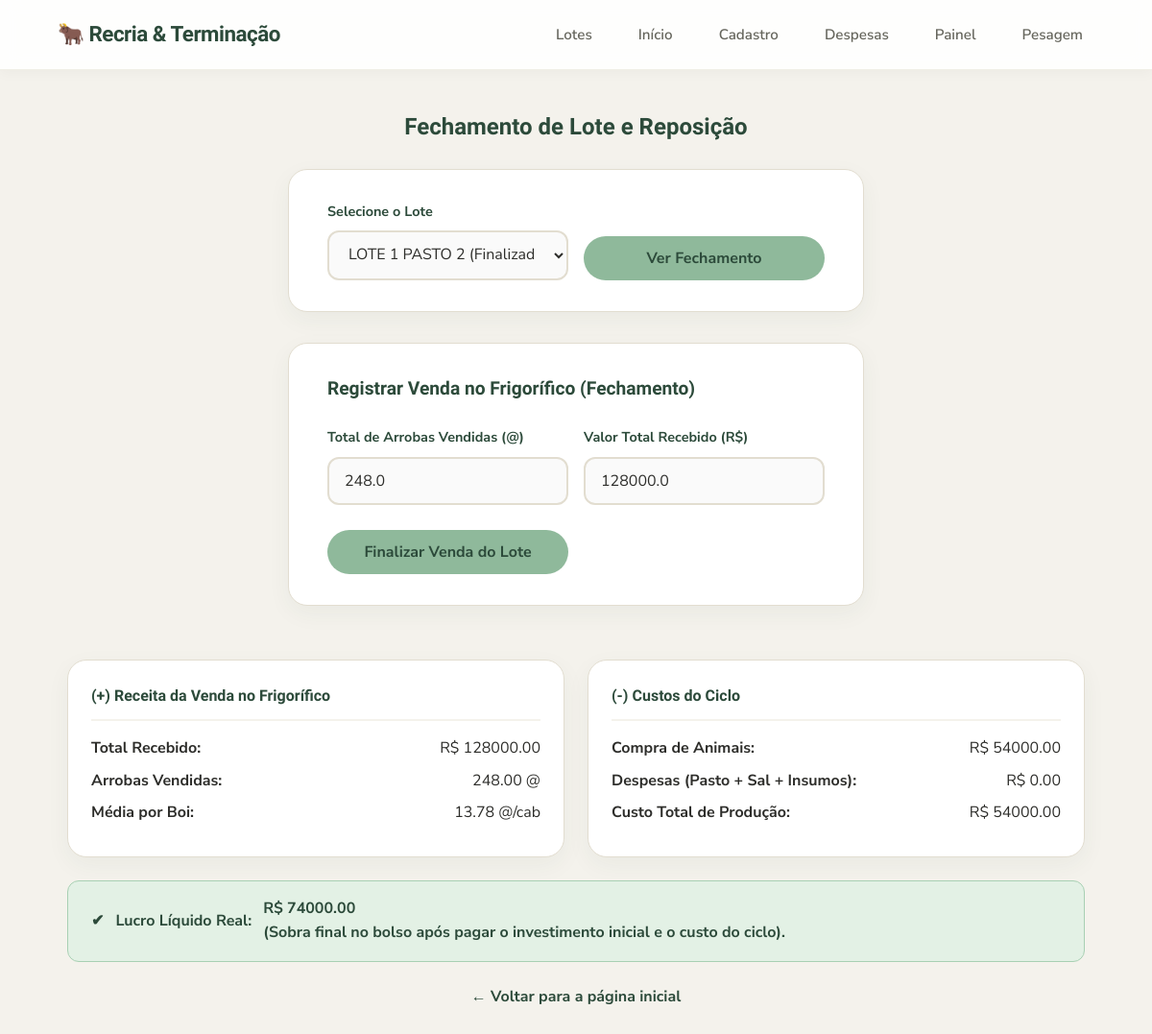
The page /painel?lote_id=1 on the database as committed earlier.
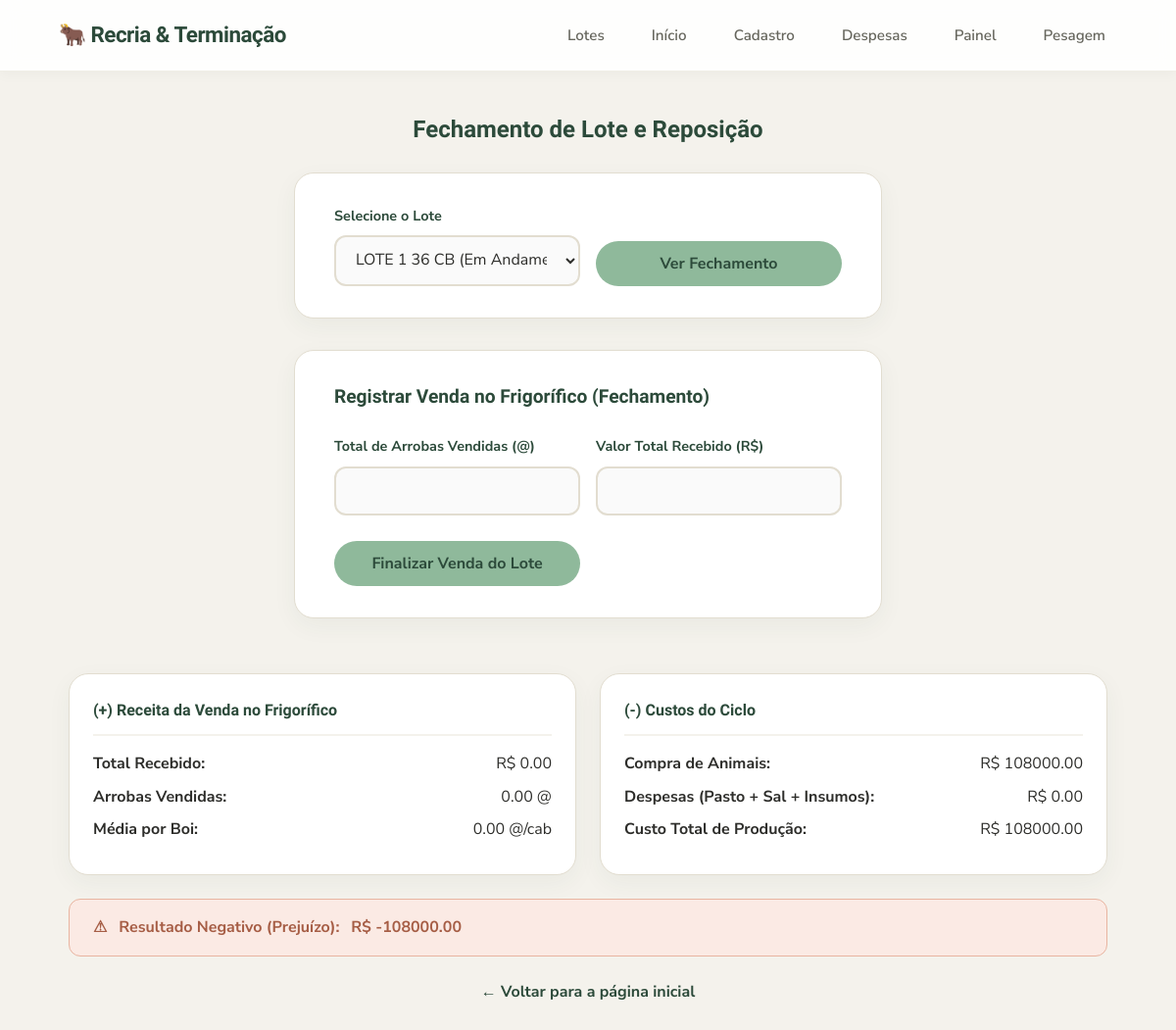
The same page on the database as committed later.
### tables this page shows
CREATE TABLE lotes (
            id INTEGER PRIMARY KEY AUTOINCREMENT,
            identificacao TEXT NOT NULL,
            fase_atual TEXT NOT NULL,
            categoria_animal TEXT,
            data_inicio TEXT,
            qtd_cabecas INTEGER,
            custo_bezerro_unitario REAL,
            custo_total_compra REAL,
            valor_venda_total REAL,
            total_arrobas_vendidas REAL,
            status TEXT DEFAULT 'Em Andamento'
        );

### app.py (the view)
@app.route('/painel')
def painel():
    conexao = conectar()
    lista_lotes = conexao.execute('SELECT * FROM lotes').fetchall()
    lote_id = request.args.get('lote_id', type=int)
    lote_selecionado = None
    custo_despesas = 0
    balanco_final = None
    if lote_id:
        lote_selecionado = conexao.execute(
            'SELECT * FROM lotes WHERE id = ?', (lote_id,)
        ).fetchone()
        custo_despesas = conexao.execute(
            'SELECT COALESCE(SUM(valor), 0) as total FROM despesas WHERE lote_id = ?',
            (lote_id,)
        ).fetchone()['total']
        if lote_selecionado:
            receita_venda = lote_selecionado['valor_venda_total'] or 0.0
            custo_total_operacao = lote_selecionado['custo_total_compra'] + custo_despesas
            sobra_liquida = receita_venda - custo_total_operacao
            balanco_final = {
                'custo_compra_bezerros': lote_selecionado['custo_total_compra'],
                'custo_despesas': custo_despesas,
                'custo_total_operacao': custo_total_operacao,
                'receita_venda': receita_venda,
                'sobra_liquida': sobra_liquida
            }
    conexao.close()
    return render_template(
        'painel.html',
        lotes=lista_lotes,
        lote_selecionado=lote_selecionado,
        balanco=balanco_final
    )

### config_banco.py (called while the page is built)
def conectar():
    conexao = sqlite3.connect('dados.db')
    conexao.row_factory = sqlite3.Row
    return conexao

### templates/painel.html (shortened to what this page needs)
{% extends "base.html" %}
{% block conteudo %}
<h2>Fechamento de Lote e Reposição</h2>
<form action="{{ url_for('painel') }}" method="GET" class="form-caixa form-linha">
    <div class="campo">
        <label for="lote_id">Selecione o Lote</label>
        <select name="lote_id" id="lote_id" required>
            {% for lote in lotes %}
            <option value="{{ lote.id }}" {% if lote_selecionado and lote.id == lote_selecionado.id %}selected{% endif %}>
                {{ lote.identificacao }} ({{ lote.status }})
            </option>
            {% endfor %}
        </select>
    </div>
    <button type="submit">Ver Fechamento</button>
</form>
{% if lote_selecionado %}
    <div class="form-caixa">
        <h3>Registrar Venda no Frigorífico (Fechamento)</h3>
        <form action="{{ url_for('registrar_venda') }}" method="POST" class="form-linha">
            <div class="campo">
                <label>Total de Arrobas Vendidas (@)</label>
                <input type="number" step="0.01" name="total_arrobas_vendidas" value="{{ lote_selecionado.total_arrobas_vendidas or '' }}" required>
            </div>
            <div class="campo">
                <label>Valor Total Recebido (R$)</label>
                <input type="number" step="0.01" name="valor_venda_total" value="{{ lote_selecionado.valor_venda_total or '' }}" required>
            </div>
            <button type="submit">Finalizar Venda do Lote</button>
        </form>
    </div>
    {% if balanco %}
    <div class="painel-comparativo">
        <div class="card">
            <h4>(+) Receita da Venda no Frigorífico</h4>
            <p><strong>Total Recebido:</strong> <span>R$ {{ "%.2f"|format(balanco.receita_venda or 0) }}</span></p>
            <p><strong>Arrobas Vendidas:</strong> <span>{{ "%.2f"|format(lote_selecionado.total_arrobas_vendidas or 0) }} @</span></p>
            <p><strong>Média por Boi:</strong> <span>{{ "%.2f"|format((lote_selecionado.total_arrobas_vendidas or 0) / (lote_selecionado.qtd_cabecas or 1)) }} @/cab</span></p>
        </div>
        <div class="card">
            <h4>(-) Custos do Ciclo</h4>
            <p><strong>Compra de Animais:</strong> <span>R$ {{ "%.2f"|format(balanco.custo_compra_bezerros or 0) }}</span></p>
            <p><strong>Despesas (Pasto + Sal + Insumos):</strong> <span>R$ {{ "%.2f"|format(balanco.custo_despesas or 0) }}</span></p>
            <p><strong>Custo Total de Produção:</strong> <span>R$ {{ "%.2f"|format(balanco.custo_total_operacao or 0) }}</span></p>
        </div>
    </div>
    {% if balanco.sobra_liquida >= 0 %}
        <div class="alerta-verde">
            ✔ <strong>Lucro Líquido Real:</strong> R$ {{ "%.2f"|format(balanco.sobra_liquida or 0) }}
            <br>
            (Sobra final no bolso após pagar o investimento inicial e o custo do ciclo).
        </div>
    {% else %}
        <div class="alerta-vermelho">
            ⚠ <strong>Resultado Negativo (Prejuízo):</strong> R$ {{ "%.2f"|format(balanco.sobra_liquida or 0) }}
        </div>
    {% endif %}
    {% endif %}
{% endif %}
<a class="voltar" href="{{ url_for('index') }}">← Voltar para a página inicial</a>
{% endblock %}

### templates/base.html (shortened to what this page needs)
<!DOCTYPE html>
<html lang="pt-br">
<head>
    <link rel="stylesheet" href="{{ url_for('static', filename='style.css') }}">
</head>
<body>
    <nav class="navbar">
        <div class="navbar-marca">🐂 Recria &amp; Terminação</div>
        <div class="navbar-links">
            <a href="{{ url_for('lotes') }}">Lotes</a>
            <a href="{{ url_for('index') }}">Início</a>
            <a href="{{ url_for('cadastro') }}">Cadastro</a>
            <a href="{{ url_for('despesas') }}">Despesas</a>
            <a href="{{ url_for('painel') }}">Painel</a>
            <a href="{{ url_for('pesagem') }}">Pesagem</a>
        </div>
    </nav>
    <main class="conteudo">
        {% block conteudo %}{% endblock %}
    </main>
</body>
</html>

### static/style.css (style rules this page uses)
* { box-sizing: border-box; margin: 0; padding: 0; }
:root { --verde-salvia: #8FB99B; --verde-escuro: #2C4A3A; --creme: #F4F2EC; --branco: #FFFFFF; --terracota: #E8B4A0; --terracota-escuro: #A65D45; --texto: #2D2D2A; --texto-suave: #66665D; --borda: #E2DDD0; --raio: 20px; --raio-peq: 12px; --sombra-suave: 0 8px 24px rgba(44, 74, 58, 0.05); --sombra-hover: 0 16px 32px rgba(44, 74, 58, 0.12); --transicao: all 0.3s cubic-bezier(0.25, 0.8, 0.25, 1); }
body { font-family: 'Nunito Sans', Arial, sans-serif; background-color: var(--creme); color: var(--texto); line-height: 1.6; display: flex; flex-direction: column; min-height: 100vh; }
h1, h2, h3, h4 { font-family: 'Baloo 2', 'Nunito Sans', sans-serif; color: var(--verde-escuro); font-weight: 700; text-align: center; margin-bottom: 24px; }
.navbar { background-color: rgba(255, 255, 255, 0.9); backdrop-filter: blur(10px); -webkit-backdrop-filter: blur(10px); color: var(--verde-escuro); padding: 16px 5%; display: flex; justify-content: space-between; align-items: center; flex-wrap: wrap; border-bottom: 1px solid rgba(226, 221, 208, 0.5); position: sticky; top: 0; z-index: 1000; box-shadow: 0 4px 12px rgba(0,0,0,0.03); }
.navbar-marca { font-family: 'Baloo 2', sans-serif; font-weight: 700; font-size: 1.4rem; letter-spacing: -0.5px; }
.navbar-links { display: flex; gap: 24px; align-items: center; }
.navbar-links a { color: var(--texto-suave); text-decoration: none; font-size: 0.95rem; font-weight: 600; padding: 8px 12px; border-radius: var(--raio-peq); transition: var(--transicao); }
.conteudo { width: 100%; max-width: 1100px; margin: 40px auto; padding: 0 20px; display: flex; flex-direction: column; align-items: center; }
.form-caixa { background-color: var(--branco); border: 1px solid var(--borda); border-radius: var(--raio); padding: 32px 40px; width: 100%; max-width: 600px; margin: 0 auto 32px auto; box-shadow: var(--sombra-suave); }
.form-caixa h3 { margin-bottom: 24px; font-size: 1.2rem; text-align: left; }
.campo { margin-bottom: 20px; width: 100%; }
.campo label { display: block; margin-bottom: 8px; font-weight: 700; font-size: 0.9rem; color: var(--verde-escuro); }
.campo input, .campo select { width: 100%; padding: 12px 16px; border: 2px solid var(--borda); border-radius: var(--raio-peq); font-size: 1rem; font-family: 'Nunito Sans', sans-serif; background-color: #FAFAFA; transition: var(--transicao); color: var(--texto); }
.form-linha { display: grid; grid-template-columns: repeat(auto-fit, minmax(180px, 1fr)); gap: 16px; align-items: end; }
.form-linha .campo { margin-bottom: 0; }
button, .botao { background-color: var(--verde-salvia); color: var(--verde-escuro); border: none; padding: 12px 28px; border-radius: 999px; font-size: 1rem; font-weight: 700; font-family: 'Nunito Sans', sans-serif; cursor: pointer; transition: var(--transicao); display: inline-flex; justify-content: center; align-items: center; text-decoration: none; width: 100%; margin-top: 10px; }
.form-linha button { width: auto; }
.voltar { display: inline-block; margin-top: 24px; color: var(--verde-escuro); text-decoration: none; font-weight: 700; transition: var(--transicao); }
.painel-comparativo { display: grid; grid-template-columns: repeat(auto-fit, minmax(280px, 1fr)); gap: 24px; width: 100%; margin-top: 24px; }
.card { border: 1px solid var(--borda); padding: 24px; border-radius: var(--raio); background-color: var(--branco); box-shadow: var(--sombra-suave); display: flex; flex-direction: column; }
.card h4 { margin-top: 0; text-align: left; color: var(--verde-escuro); border-bottom: 2px solid var(--creme); padding-bottom: 12px; margin-bottom: 16px; }
.card p { display: flex; justify-content: space-between; margin-bottom: 8px; }
.alerta-verde, .alerta-vermelho { width: 100%; padding: 16px 24px; margin-top: 24px; font-weight: 700; border-radius: var(--raio-peq); display: flex; align-items: center; gap: 12px; }
.alerta-vermelho { background-color: #FBEAE4; color: var(--terracota-escuro); border: 1px solid #E8B4A0; }

Rows that differ between the two databases and show on the page:
changed lotes: qtd_cabecas "13.78" → "0.00"; custo_total_compra "54000.00" → "108000.00"; total_arrobas_vendidas "248.0" → (not shown); valor_venda_total "128000.0" → (not shown); valor_venda_total "128000.00" → (not shown); total_arrobas_vendidas "248.00" → (not shown)
Other text that changed with them:
form field lote_id: "LOTE 1 PASTO 2 (Finalizado)" → "LOTE 1 36 CB (Em Andamento)"
{{ "%.2f"|format(balanco.receita_venda or 0) }}: (not shown) → "0.00"
{{ "%.2f"|format(lote_selecionado.total_arrobas_vendidas or 0) }}: (not shown) → "0.00"
{{ "%.2f"|format(balanco.custo_total_operacao or 0) }}: "54000.00" → "108000.00"
{{ "%.2f"|format(balanco.sobra_liquida or 0) }}: (not shown) → "-108000.00"
{{ "%.2f"|format(balanco.sobra_liquida or 0) }}: "74000.00" → (not shown)
text no longer shown: "✔ Lucro Líquido Real: (Sobra final no bolso após pagar o investimento inicial e o custo do ciclo)."
text now shown: "⚠ Resultado Negativo (Prejuízo):"
